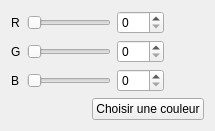
             <widget class="QWidget" name="tab_6">
              <attribute name="title">
               <string>RGB 3</string>
              </attribute>
              <layout class="QVBoxLayout" name="verticalLayout_11">
               <item>
                <layout class="QGridLayout" name="gridLayout_9">
                 <item row="0" column="2">
                  <widget class="QSpinBox" name="spinBox_rgb_3_r">
                   <property name="maximum">
                    <number>255</number>
                   </property>
                  </widget>
                 </item>
                 <item row="2" column="0">
                  <widget class="QLabel" name="label_26">
                   <property name="text">
                    <string>B</string>
                   </property>
                  </widget>
                 </item>
                 <item row="1" column="0">
                  <widget class="QLabel" name="label_25">
                   <property name="text">
                    <string>G</string>
                   </property>
                  </widget>
                 </item>
                 <item row="1" column="1">
                  <widget class="QSlider" name="horizontalSlider_11">
                   <property name="maximum">
                    <number>255</number>
                   </property>
                   <property name="orientation">
                    <enum>Qt::Horizontal</enum>
                   </property>
                  </widget>
                 </item>
                 <item row="1" column="2">
                  <widget class="QSpinBox" name="spinBox_rgb_3_g">
                   <property name="maximum">
                    <number>255</number>
                   </property>
                  </widget>
                 </item>
                 <item row="0" column="3">
                  <spacer name="horizontalSpacer_10">
                   <property name="orientation">
                    <enum>Qt::Horizontal</enum>
                   </property>
                   <property name="sizeHint" stdset="0">
                    <size>
                     <width>40</width>
                     <height>20</height>
                    </size>
                   </property>
                  </spacer>
                 </item>
                 <item row="2" column="2">
                  <widget class="QSpinBox" name="spinBox_rgb_3_b">
                   <property name="maximum">
                    <number>255</number>
                   </property>
                  </widget>
                 </item>
                 <item row="2" column="1">
                  <widget class="QSlider" name="horizontalSlider_12">
                   <property name="maximum">
                    <number>255</number>
                   </property>
                   <property name="orientation">
                    <enum>Qt::Horizontal</enum>
                   </property>
                  </widget>
                 </item>
                 <item row="0" column="0">
                  <widget class="QLabel" name="label_24">
                   <property name="text">
                    <string>R</string>
                   </property>
                  </widget>
                 </item>
                 <item row="0" column="1">
                  <widget class="QSlider" name="horizontalSlider_10">
                   <property name="maximum">
                    <number>255</number>
                   </property>
                   <property name="orientation">
                    <enum>Qt::Horizontal</enum>
                   </property>
                  </widget>
                 </item>
                </layout>
               </item>
               <item>
                <layout class="QHBoxLayout" name="horizontalLayout_6">
                 <item>
                  <spacer name="horizontalSpacer_16">
                   <property name="orientation">
                    <enum>Qt::Horizontal</enum>
                   </property>
                   <property name="sizeHint" stdset="0">
                    <size>
                     <width>40</width>
                     <height>20</height>
                    </size>
                   </property>
                  </spacer>
                 </item>
                 <item>
                  <widget class="QPushButton" name="colour_picker_3">
                   <property name="text">
                    <string>Choisir une couleur</string>
                   </property>
                  </widget>
                 </item>
                </layout>
               </item>
              </layout>
             </widget>
